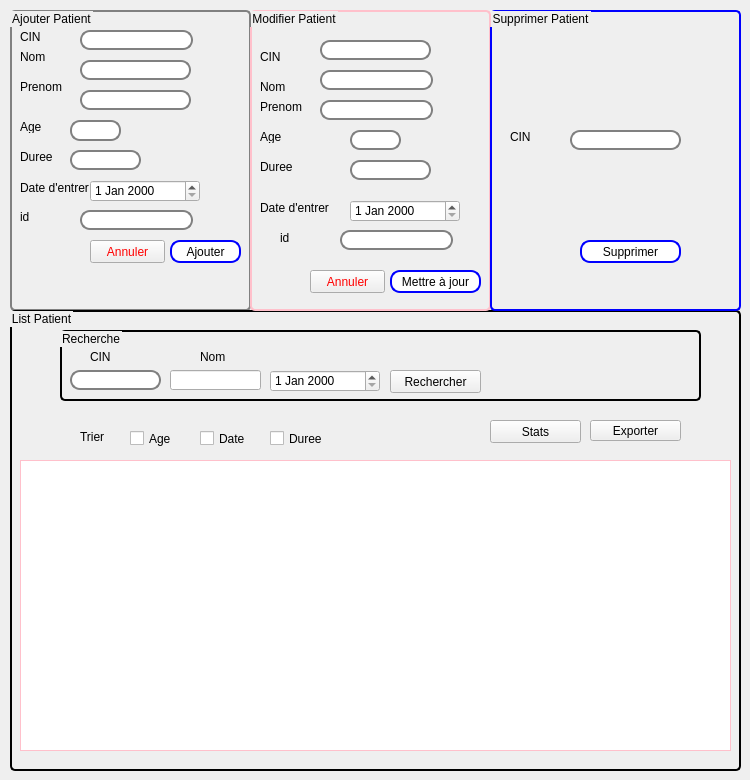
    <widget class="QWidget" name="tab">
     <attribute name="title">
      <string>Tab 1</string>
     </attribute>
     <widget class="QGroupBox" name="groupBox">
      <property name="geometry">
       <rect>
        <x>10</x>
        <y>10</y>
        <width>241</width>
        <height>301</height>
       </rect>
      </property>
      <property name="styleSheet">
       <string notr="true">QGroupBox {
    background-color: qlineargradient(x1: 0, y1: 0, x2: 0, y2: 1,
                                      stop: 0 #E0E0E0, stop: 1 #FFFFFF);
    border: 2px solid gray;
    border-radius: 5px;
    margin-top: 1ex; /* leave space at the top for the title */
}</string>
      </property>
      <property name="title">
       <string>Ajouter Patient</string>
      </property>
      <widget class="QLabel" name="label">
       <property name="geometry">
        <rect>
         <x>10</x>
         <y>20</y>
         <width>47</width>
         <height>13</height>
        </rect>
       </property>
       <property name="text">
        <string>CIN</string>
       </property>
      </widget>
      <widget class="QLabel" name="label_2">
       <property name="geometry">
        <rect>
         <x>10</x>
         <y>40</y>
         <width>47</width>
         <height>13</height>
        </rect>
       </property>
       <property name="text">
        <string>Nom</string>
       </property>
      </widget>
      <widget class="QLabel" name="label_3">
       <property name="geometry">
        <rect>
         <x>10</x>
         <y>70</y>
         <width>47</width>
         <height>13</height>
        </rect>
       </property>
       <property name="text">
        <string>Prenom</string>
       </property>
      </widget>
      <widget class="QLabel" name="label_4">
       <property name="geometry">
        <rect>
         <x>10</x>
         <y>110</y>
         <width>47</width>
         <height>13</height>
        </rect>
       </property>
       <property name="text">
        <string>Age</string>
       </property>
      </widget>
      <widget class="QLabel" name="label_5">
       <property name="geometry">
        <rect>
         <x>10</x>
         <y>140</y>
         <width>47</width>
         <height>13</height>
        </rect>
       </property>
       <property name="text">
        <string>Duree</string>
       </property>
      </widget>
      <widget class="QLabel" name="label_6">
       <property name="geometry">
        <rect>
         <x>10</x>
         <y>170</y>
         <width>71</width>
         <height>16</height>
        </rect>
       </property>
       <property name="text">
        <string>Date d'entrer</string>
       </property>
      </widget>
      <widget class="QPushButton" name="pushButton">
       <property name="geometry">
        <rect>
         <x>160</x>
         <y>230</y>
         <width>71</width>
         <height>23</height>
        </rect>
       </property>
       <property name="styleSheet">
        <string notr="true">QPushButton
{
  border: 2px solid blue;
  border-radius: 10px;
  padding: 0 8px;
  background: white;
}</string>
       </property>
       <property name="text">
        <string>Ajouter</string>
       </property>
      </widget>
      <widget class="QPushButton" name="pushButton_2">
       <property name="geometry">
        <rect>
         <x>80</x>
         <y>230</y>
         <width>75</width>
         <height>23</height>
        </rect>
       </property>
       <property name="styleSheet">
        <string notr="true">QPushButton { color: red }
</string>
       </property>
       <property name="text">
        <string>Annuler</string>
       </property>
      </widget>
      <widget class="QLineEdit" name="lineEdit_CIN">
       <property name="geometry">
        <rect>
         <x>70</x>
         <y>20</y>
         <width>113</width>
         <height>20</height>
        </rect>
       </property>
       <property name="styleSheet">
        <string notr="true">QLineEdit {
    border: 2px solid gray;
    border-radius: 10px;
    padding: 0 8px;
    background: white;
    selection-background-color: darkgray;
}</string>
       </property>
      </widget>
      <widget class="QLineEdit" name="lineEdit_nom">
       <property name="geometry">
        <rect>
         <x>70</x>
         <y>50</y>
         <width>111</width>
         <height>20</height>
        </rect>
       </property>
       <property name="styleSheet">
        <string notr="true">QLineEdit {
    border: 2px solid gray;
    border-radius: 10px;
    padding: 0 8px;
    background: white;
    selection-background-color: darkgray;
}</string>
       </property>
      </widget>
      <widget class="QLineEdit" name="lineEdit_age">
       <property name="geometry">
        <rect>
         <x>60</x>
         <y>110</y>
         <width>51</width>
         <height>21</height>
        </rect>
       </property>
       <property name="styleSheet">
        <string notr="true">QLineEdit {
    border: 2px solid gray;
    border-radius: 10px;
    padding: 0 8px;
    background: white;
    selection-background-color: darkgray;
}</string>
       </property>
      </widget>
      <widget class="QLineEdit" name="lineEdit_duree">
       <property name="geometry">
        <rect>
         <x>60</x>
         <y>140</y>
         <width>71</width>
         <height>20</height>
        </rect>
       </property>
       <property name="styleSheet">
        <string notr="true">QLineEdit {
    border: 2px solid gray;
    border-radius: 10px;
    padding: 0 8px;
    background: white;
    selection-background-color: darkgray;
}</string>
       </property>
      </widget>
      <widget class="QDateEdit" name="dateEdit">
       <property name="geometry">
        <rect>
         <x>80</x>
         <y>170</y>
         <width>110</width>
         <height>22</height>
        </rect>
       </property>
       <property name="styleSheet">
        <string notr="true"/>
       </property>
      </widget>
      <widget class="QLineEdit" name="lineEdit_prenom">
       <property name="geometry">
        <rect>
         <x>70</x>
         <y>80</y>
         <width>111</width>
         <height>20</height>
        </rect>
       </property>
       <property name="styleSheet">
        <string notr="true">QLineEdit {
    border: 2px solid gray;
    border-radius: 10px;
    padding: 0 8px;
    background: white;
    selection-background-color: darkgray;
}</string>
       </property>
      </widget>
      <widget class="QLabel" name="label_23">
       <property name="geometry">
        <rect>
         <x>10</x>
         <y>200</y>
         <width>47</width>
         <height>13</height>
        </rect>
       </property>
       <property name="text">
        <string>id</string>
       </property>
      </widget>
      <widget class="QLineEdit" name="lineEdit">
       <property name="geometry">
        <rect>
         <x>70</x>
         <y>200</y>
         <width>113</width>
         <height>20</height>
        </rect>
       </property>
       <property name="styleSheet">
        <string notr="true">QLineEdit {
    border: 2px solid gray;
    border-radius: 10px;
    padding: 0 8px;
    background: white;
    selection-background-color: darkgray;
}</string>
       </property>
      </widget>
     </widget>
     <widget class="QGroupBox" name="groupBox_3">
      <property name="geometry">
       <rect>
        <x>10</x>
        <y>310</y>
        <width>731</width>
        <height>461</height>
       </rect>
      </property>
      <property name="styleSheet">
       <string notr="true">QGroupBox {
    background-color: qlineargradient(x1: 0, y1: 0, x2: 0, y2: 1,
                                      stop: 0 #E0E0E0, stop: 1 #FFFFFF);
    border: 2px solid black;
    border-radius: 5px;
    margin-top: 1ex; /* leave space at the top for the title */
}</string>
      </property>
      <property name="title">
       <string>List Patient</string>
      </property>
      <widget class="QPushButton" name="pushButton_6">
       <property name="geometry">
        <rect>
         <x>580</x>
         <y>110</y>
         <width>91</width>
         <height>21</height>
        </rect>
       </property>
       <property name="styleSheet">
        <string notr="true">QPushButton:hover:!pressed { color: red; }
</string>
       </property>
       <property name="text">
        <string>Exporter</string>
       </property>
      </widget>
      <widget class="QPushButton" name="pushButton_7">
       <property name="geometry">
        <rect>
         <x>480</x>
         <y>110</y>
         <width>91</width>
         <height>23</height>
        </rect>
       </property>
       <property name="styleSheet">
        <string notr="true">QPushButton:hover:!pressed { color: red; }
</string>
       </property>
       <property name="text">
        <string>Stats</string>
       </property>
      </widget>
      <widget class="QTableView" name="tableView_Patient">
       <property name="geometry">
        <rect>
         <x>10</x>
         <y>150</y>
         <width>711</width>
         <height>291</height>
        </rect>
       </property>
       <property name="toolTip">
        <string>&lt;html&gt;&lt;head/&gt;&lt;body&gt;&lt;p&gt;&lt;br/&gt;&lt;/p&gt;&lt;/body&gt;&lt;/html&gt;</string>
       </property>
       <property name="styleSheet">
        <string notr="true">  
QTableView{
  border: 1px solid pink; 

}
</string>
       </property>
      </widget>
      <widget class="QCheckBox" name="checkBox_3">
       <property name="geometry">
        <rect>
         <x>120</x>
         <y>120</y>
         <width>70</width>
         <height>17</height>
        </rect>
       </property>
       <property name="text">
        <string>Age</string>
       </property>
      </widget>
      <widget class="QGroupBox" name="groupBox_9">
       <property name="geometry">
        <rect>
         <x>50</x>
         <y>20</y>
         <width>641</width>
         <height>71</height>
        </rect>
       </property>
       <property name="title">
        <string>Recherche</string>
       </property>
       <widget class="QDateEdit" name="dateEdit_2">
        <property name="geometry">
         <rect>
          <x>210</x>
          <y>40</y>
          <width>110</width>
          <height>22</height>
         </rect>
        </property>
       </widget>
       <widget class="QLineEdit" name="lineEdit_3">
        <property name="geometry">
         <rect>
          <x>110</x>
          <y>40</y>
          <width>91</width>
          <height>20</height>
         </rect>
        </property>
       </widget>
       <widget class="QLabel" name="label_25">
        <property name="geometry">
         <rect>
          <x>140</x>
          <y>20</y>
          <width>47</width>
          <height>13</height>
         </rect>
        </property>
        <property name="text">
         <string>Nom</string>
        </property>
       </widget>
       <widget class="QPushButton" name="pushButton_5">
        <property name="geometry">
         <rect>
          <x>330</x>
          <y>40</y>
          <width>91</width>
          <height>23</height>
         </rect>
        </property>
        <property name="styleSheet">
         <string notr="true">QPushButton:hover:!pressed { color: red; }
</string>
        </property>
        <property name="text">
         <string>Rechercher</string>
        </property>
       </widget>
       <widget class="QLabel" name="label_26">
        <property name="geometry">
         <rect>
          <x>30</x>
          <y>20</y>
          <width>47</width>
          <height>13</height>
         </rect>
        </property>
        <property name="text">
         <string>CIN</string>
        </property>
       </widget>
       <widget class="QLineEdit" name="lineEdit_recherchecin">
        <property name="geometry">
         <rect>
          <x>10</x>
          <y>40</y>
          <width>91</width>
          <height>20</height>
         </rect>
        </property>
        <property name="styleSheet">
         <string notr="true">QLineEdit {
    border: 2px solid gray;
    border-radius: 10px;
    padding: 0 8px;
    background: white;
    selection-background-color: darkgray;
}</string>
        </property>
        <property name="text">
         <string/>
        </property>
       </widget>
      </widget>
      <widget class="QCheckBox" name="checkBox_2">
       <property name="geometry">
        <rect>
         <x>190</x>
         <y>120</y>
         <width>70</width>
         <height>17</height>
        </rect>
       </property>
       <property name="text">
        <string>Date</string>
       </property>
      </widget>
      <widget class="QCheckBox" name="checkBox_4">
       <property name="geometry">
        <rect>
         <x>260</x>
         <y>120</y>
         <width>70</width>
         <height>17</height>
        </rect>
       </property>
       <property name="text">
        <string>Duree</string>
       </property>
      </widget>
      <widget class="QLabel" name="label_30">
       <property name="geometry">
        <rect>
         <x>70</x>
         <y>120</y>
         <width>47</width>
         <height>13</height>
        </rect>
       </property>
       <property name="text">
        <string>Trier</string>
       </property>
      </widget>
     </widget>
     <widget class="QGroupBox" name="groupBox_2">
      <property name="geometry">
       <rect>
        <x>250</x>
        <y>10</y>
        <width>241</width>
        <height>301</height>
       </rect>
      </property>
      <property name="styleSheet">
       <string notr="true">QGroupBox {
    background-color: qlineargradient(x1: 0, y1: 0, x2: 0, y2: 1,
                                      stop: 0 #E0E0E0, stop: 1 #FFFFFF);
    border: 2px solid pink;
    border-radius: 5px;
    margin-top: 1ex; /* leave space at the top for the title */
}</string>
      </property>
      <property name="title">
       <string>Modifier Patient</string>
      </property>
      <widget class="QLabel" name="label_7">
       <property name="geometry">
        <rect>
         <x>10</x>
         <y>40</y>
         <width>47</width>
         <height>13</height>
        </rect>
       </property>
       <property name="text">
        <string>CIN</string>
       </property>
      </widget>
      <widget class="QLabel" name="label_8">
       <property name="geometry">
        <rect>
         <x>10</x>
         <y>70</y>
         <width>47</width>
         <height>13</height>
        </rect>
       </property>
       <property name="text">
        <string>Nom</string>
       </property>
      </widget>
      <widget class="QLabel" name="label_9">
       <property name="geometry">
        <rect>
         <x>10</x>
         <y>90</y>
         <width>47</width>
         <height>13</height>
        </rect>
       </property>
       <property name="text">
        <string>Prenom</string>
       </property>
      </widget>
      <widget class="QLabel" name="label_10">
       <property name="geometry">
        <rect>
         <x>10</x>
         <y>120</y>
         <width>47</width>
         <height>13</height>
        </rect>
       </property>
       <property name="text">
        <string>Age</string>
       </property>
      </widget>
      <widget class="QLabel" name="label_11">
       <property name="geometry">
        <rect>
         <x>10</x>
         <y>150</y>
         <width>47</width>
         <height>13</height>
        </rect>
       </property>
       <property name="text">
        <string>Duree</string>
       </property>
      </widget>
      <widget class="QLabel" name="label_12">
       <property name="geometry">
        <rect>
         <x>10</x>
         <y>190</y>
         <width>71</width>
         <height>16</height>
        </rect>
       </property>
       <property name="text">
        <string>Date d'entrer</string>
       </property>
      </widget>
      <widget class="QPushButton" name="pushButton_3">
       <property name="geometry">
        <rect>
         <x>140</x>
         <y>260</y>
         <width>91</width>
         <height>23</height>
        </rect>
       </property>
       <property name="styleSheet">
        <string notr="true">QPushButton
{
  border: 2px solid blue;
  border-radius: 10px;
  padding: 0 8px;
  background: white;
}</string>
       </property>
       <property name="text">
        <string>Mettre à jour</string>
       </property>
      </widget>
      <widget class="QPushButton" name="pushButton_4">
       <property name="geometry">
        <rect>
         <x>60</x>
         <y>260</y>
         <width>75</width>
         <height>23</height>
        </rect>
       </property>
       <property name="toolTip">
        <string>&lt;html&gt;&lt;head/&gt;&lt;body&gt;&lt;p&gt;QPushButton { color: red }&lt;/p&gt;&lt;p&gt;&lt;br/&gt;&lt;/p&gt;&lt;/body&gt;&lt;/html&gt;</string>
       </property>
       <property name="styleSheet">
        <string notr="true">QPushButton { color: red }
</string>
       </property>
       <property name="text">
        <string>Annuler</string>
       </property>
      </widget>
      <widget class="QLineEdit" name="lineEdit_cinp">
       <property name="geometry">
        <rect>
         <x>70</x>
         <y>30</y>
         <width>111</width>
         <height>20</height>
        </rect>
       </property>
       <property name="styleSheet">
        <string notr="true">QLineEdit {
    border: 2px solid gray;
    border-radius: 10px;
    padding: 0 8px;
    background: white;
    selection-background-color: darkgray;
}</string>
       </property>
      </widget>
      <widget class="QLineEdit" name="lineEdit_nomp">
       <property name="geometry">
        <rect>
         <x>70</x>
         <y>60</y>
         <width>113</width>
         <height>20</height>
        </rect>
       </property>
       <property name="styleSheet">
        <string notr="true">QLineEdit {
    border: 2px solid gray;
    border-radius: 10px;
    padding: 0 8px;
    background: white;
    selection-background-color: darkgray;
}</string>
       </property>
      </widget>
      <widget class="QLineEdit" name="lineEdit_prenomp">
       <property name="geometry">
        <rect>
         <x>70</x>
         <y>90</y>
         <width>113</width>
         <height>20</height>
        </rect>
       </property>
       <property name="styleSheet">
        <string notr="true">QLineEdit {
    border: 2px solid gray;
    border-radius: 10px;
    padding: 0 8px;
    background: white;
    selection-background-color: darkgray;
}</string>
       </property>
      </widget>
      <widget class="QLineEdit" name="lineEdit_agep">
       <property name="geometry">
        <rect>
         <x>100</x>
         <y>120</y>
         <width>51</width>
         <height>20</height>
        </rect>
       </property>
       <property name="styleSheet">
        <string notr="true">QLineEdit {
    border: 2px solid gray;
    border-radius: 10px;
    padding: 0 8px;
    background: white;
    selection-background-color: darkgray;
}</string>
       </property>
      </widget>
      <widget class="QLineEdit" name="lineEdit_dureep">
       <property name="geometry">
        <rect>
         <x>100</x>
         <y>150</y>
         <width>81</width>
         <height>20</height>
        </rect>
       </property>
       <property name="styleSheet">
        <string notr="true">QLineEdit {
    border: 2px solid gray;
    border-radius: 10px;
    padding: 0 8px;
    background: white;
    selection-background-color: darkgray;
}</string>
       </property>
      </widget>
      <widget class="QDateEdit" name="dateEdit17">
       <property name="geometry">
        <rect>
         <x>100</x>
         <y>190</y>
         <width>110</width>
         <height>22</height>
        </rect>
       </property>
      </widget>
      <widget class="QLabel" name="label_24">
       <property name="geometry">
        <rect>
         <x>30</x>
         <y>220</y>
         <width>47</width>
         <height>16</height>
        </rect>
       </property>
       <property name="text">
        <string>id</string>
       </property>
      </widget>
      <widget class="QLineEdit" name="lineEdit_2">
       <property name="geometry">
        <rect>
         <x>90</x>
         <y>220</y>
         <width>113</width>
         <height>20</height>
        </rect>
       </property>
       <property name="styleSheet">
        <string notr="true">QLineEdit {
    border: 2px solid gray;
    border-radius: 10px;
    padding: 0 8px;
    background: white;
    selection-background-color: darkgray;
}</string>
       </property>
      </widget>
     </widget>
     <widget class="QGroupBox" name="groupBox_7">
      <property name="geometry">
       <rect>
        <x>490</x>
        <y>10</y>
        <width>251</width>
        <height>301</height>
       </rect>
      </property>
      <property name="styleSheet">
       <string notr="true">QGroupBox {
    background-color: qlineargradient(x1: 0, y1: 0, x2: 0, y2: 1,
                                      stop: 0 #E0E0E0, stop: 1 #FFFFFF);
    border: 2px solid blue;
    border-radius: 5px;
    margin-top: 1ex; /* leave space at the top for the title */
}</string>
      </property>
      <property name="title">
       <string>Supprimer Patient</string>
      </property>
      <widget class="QPushButton" name="pushButton_15">
       <property name="geometry">
        <rect>
         <x>90</x>
         <y>230</y>
         <width>101</width>
         <height>23</height>
        </rect>
       </property>
       <property name="styleSheet">
        <string notr="true">QPushButton
{
  border: 2px solid blue;
  border-radius: 10px;
  padding: 0 8px;
  background: white;
}</string>
       </property>
       <property name="text">
        <string>Supprimer</string>
       </property>
      </widget>
      <widget class="QLabel" name="label_19">
       <property name="geometry">
        <rect>
         <x>20</x>
         <y>120</y>
         <width>47</width>
         <height>13</height>
        </rect>
       </property>
       <property name="text">
        <string>CIN</string>
       </property>
      </widget>
      <widget class="QLineEdit" name="lineEdit_cin_supp">
       <property name="geometry">
        <rect>
         <x>80</x>
         <y>120</y>
         <width>111</width>
         <height>20</height>
        </rect>
       </property>
       <property name="styleSheet">
        <string notr="true">QLineEdit {
    border: 2px solid gray;
    border-radius: 10px;
    padding: 0 8px;
    background: white;
    selection-background-color: darkgray;
}
</string>
       </property>
      </widget>
     </widget>
    </widget>
